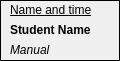
<?xml version="1.0" encoding="UTF-8"?>
<ui version="4.0">
 <class>DisplayShift</class>
 <widget class="QFrame" name="DisplayShift">
  <property name="geometry">
   <rect>
    <x>0</x>
    <y>0</y>
    <width>120</width>
    <height>61</height>
   </rect>
  </property>
  <property name="cursor">
   <cursorShape>PointingHandCursor</cursorShape>
  </property>
  <property name="windowTitle">
   <string>Form</string>
  </property>
  <property name="autoFillBackground">
   <bool>false</bool>
  </property>
  <property name="frameShape">
   <enum>QFrame::Panel</enum>
  </property>
  <widget class="QLabel" name="label_title">
   <property name="geometry">
    <rect>
     <x>10</x>
     <y>0</y>
     <width>100</width>
     <height>20</height>
    </rect>
   </property>
   <property name="font">
    <font>
     <weight>50</weight>
     <italic>false</italic>
     <bold>false</bold>
     <underline>true</underline>
    </font>
   </property>
   <property name="text">
    <string>Name and time</string>
   </property>
  </widget>
  <widget class="QLabel" name="label_student">
   <property name="geometry">
    <rect>
     <x>10</x>
     <y>20</y>
     <width>100</width>
     <height>20</height>
    </rect>
   </property>
   <property name="font">
    <font>
     <weight>75</weight>
     <italic>false</italic>
     <bold>true</bold>
    </font>
   </property>
   <property name="text">
    <string>Student Name</string>
   </property>
  </widget>
  <widget class="QLabel" name="label_manual">
   <property name="geometry">
    <rect>
     <x>10</x>
     <y>40</y>
     <width>100</width>
     <height>20</height>
    </rect>
   </property>
   <property name="font">
    <font>
     <weight>50</weight>
     <italic>true</italic>
     <bold>false</bold>
    </font>
   </property>
   <property name="text">
    <string>Manual</string>
   </property>
  </widget>
 </widget>
 <resources/>
 <connections/>
</ui>
